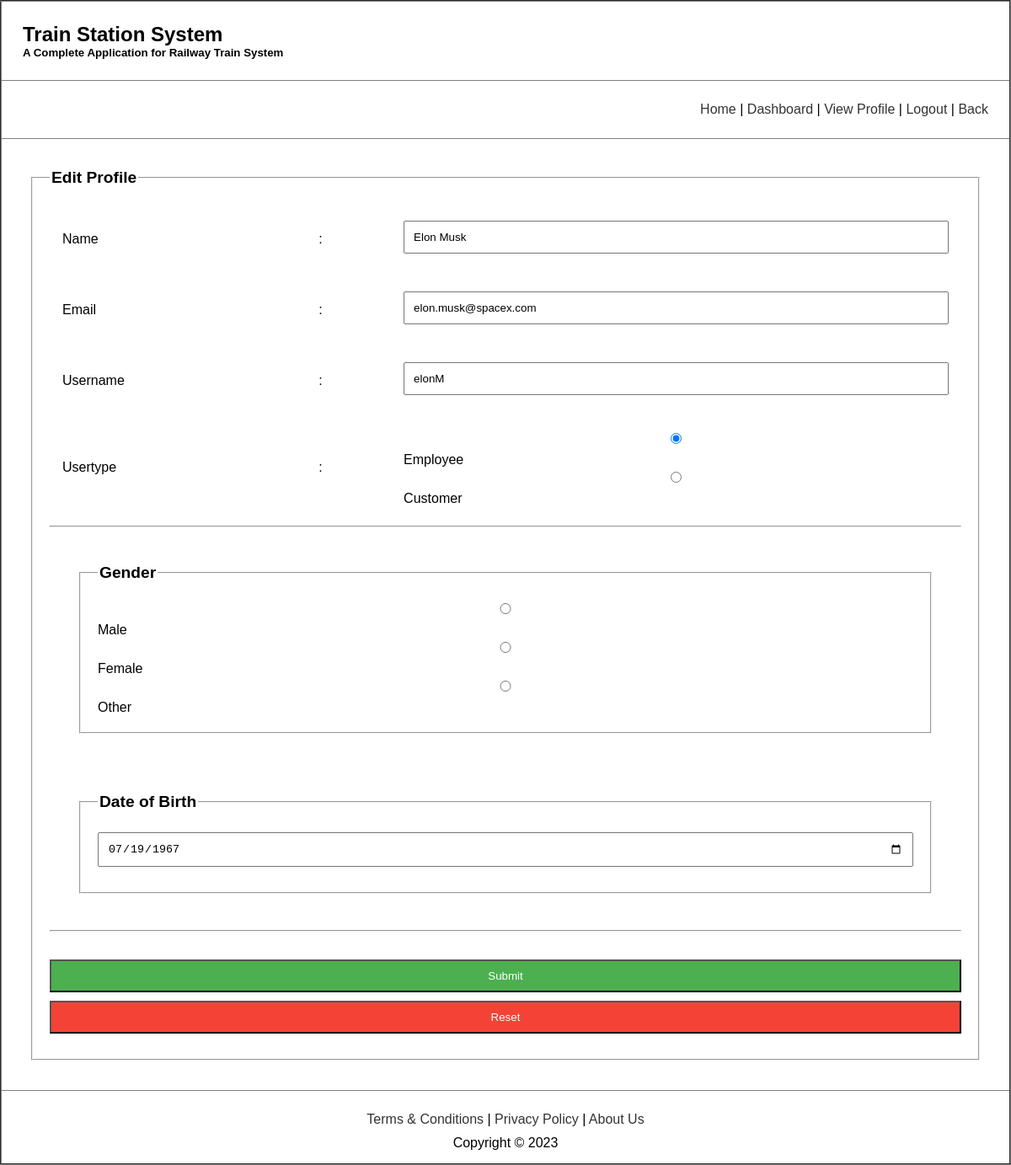
/view/edit.php?id=6 (signed in), run on the app's committed database.
### tables this page shows
CREATE TABLE `registration` (
  `id` int(11) NOT NULL,
  `name` varchar(255) NOT NULL,
  `email` varchar(255) NOT NULL,
  `username` varchar(255) NOT NULL,
  `password` varchar(255) NOT NULL,
  `userType` text NOT NULL,
  `gender` text NOT NULL,
  `dob` date NOT NULL,
  `profile_image` varchar(255) NOT NULL
);

### view/edit.php (the view, shortened to what this page needs)
<?php
    $name = "";
    $email = "";
    $username = "";
    $userType = "";
    $gender = "";
    $dob = "";
    if($_SERVER['REQUEST_METHOD']=='GET'){
        $id=$_GET['id'];
        $con=getConnection();
        $sql=" select * from registration where id=$id";
        $result=mysqli_query($con,$sql);
        $row= mysqli_fetch_assoc($result);
        $name = $row['name'];
        $email = $row['email'];
        $username = $row['username'];
        $userType = $row['userType'];
        $gender = $row['gender'];
        $dob = $row['dob'];
    }
?>
<!DOCTYPE html>
<html lang="en">
<head>
</head>
<body>
    <table border="2" align="center" width="1080px">
        <tr>
            <td colspan="2" align="left">
                <nav>
                    <h1>Train Station System</h1>
                    <h5>A Complete Application for Railway Train System</h5>
                </nav>
            </td>
        </tr>
        <tr>
            <td colspan="2" align="right">
                <nav>
                    <a href="adminHome.php">Home</a> |
                    <a href="adminDash.php">Dashboard</a> |
                    <a href="viewProfile.php">View Profile</a> |
                    <a href="../controller/logout.php">Logout</a> |
                    <a href="viewProfile.php">Back</a>
                </nav>
            </td>
        </tr>
        <tr>
            <td>
                <fieldset>
                    <legend>Edit Profile</legend>
                    <form method="post" name="editProfileForm" onsubmit="return validateForm()">
                        <table>
                            <tr>
                                <td>Name</td>
                                <td>:</td>
                                <td><input type="text" name="name" value="<?php echo $name; ?>"  /></td>
                            </tr>
                            <tr>
                                <td>Email</td>
                                <td>:</td>
                                <td><input type="email" name="email" value="<?php echo $email; ?>"  /></td>
                            </tr>
                            <tr>
                                <td>Username</td>
                                <td>:</td>
                                <td><input type="text" name="username" value="<?php echo $username; ?>"  /></td>
                            </tr>
                            <tr>
                                <td>Usertype</td>
                                <td>:</td>
                                <td>
                                    <input type="radio" name="userType" value="employee" <?php if($userType=="employee"){echo "checked"; }?>/> Employee
                                    <input type="radio" name="userType" value="customer" <?php if($userType=="customer"){echo "checked"; } ?>/> Customer
                                </td>
                            </tr>
                        </table>
                        <hr />
                        <table>
                            <tr>
                                <td>
                                    <fieldset>
                                        <legend>Gender</legend>
                                        <input type="radio" name="gender" value="Male" <?php if($gender=='Male'){echo "checked"; } ?>/> Male
                                        <input type="radio" name="gender" value="Female" <?php if($gender=='Female'){echo "checked"; } ?>/> Female
                                        <input type="radio" name="gender" value="Other" <?php if($gender=='Other'){echo "checked"; } ?>/> Other
                                    </fieldset>
                                </td>
                            </tr>
                            <tr>
                                <td>
                                    <fieldset>
                                        <legend>Date of Birth</legend>
                                        <input type="date" name="dob" value="<?php echo $dob; ?>"  />
                                    </fieldset>
                                </td>
                            </tr>
                        </table>
                        <hr />
                        <div id="error-container" class="error-message"></div><br>
                        <input type="submit" name="btn" value="Submit" />
                        <input type="reset" name="rst" value="Reset" />
                    </form>
                </fieldset>
            </td>
        </tr>
        <tr align="center">
            <td colspan="2">
                <nav>
                    <a href="t&c.html">Terms & Conditions</a> |
                    <a href="privacyPolicy.html">Privacy Policy</a> |
                    <a href="aboutUs.html">About Us</a>
                </nav>
                <footer>Copyright &copy; 2023</footer>
            </td>
        </tr>
    </table>
</body>
</html>

### view/edit.php (style rules this page uses)
body { font-family: Arial, sans-serif; margin: 0; padding: 0; }
table { width: 100%; border-collapse: collapse; }
nav { padding: 10px; }
h1, h5 { margin: 0; }
fieldset { margin: 20px; padding: 20px; }
legend { font-size: 1.2em; font-weight: bold; }
td { padding: 15px; }
a { text-decoration: none; color: #333; transition: color 0.3s ease; }
input[type="text"], input[type="email"], input[type="password"], input[type="date"], input[type="radio"] { padding: 10px; margin-bottom: 10px; display: block; width: 100%; box-sizing: border-box; transition: background-color 0.3s ease; }
input { width: 100%; padding: 8px; margin: 5px 0; box-sizing: border-box; transition: background-color 0.3s ease; }
input[type="text"], input[type="number"], input[type="submit"], input[type="reset"] { padding: 10px; margin-bottom: 10px; display: block; width: 100%; box-sizing: border-box; }
input[type="submit"] { background-color: #4CAF50; color: white; cursor: pointer; transition: background-color 0.3s ease; }
input[type="reset"] { padding: 10px; margin-bottom: 10px; display: block; width: 100%; box-sizing: border-box; background-color: #f44336; color: white; cursor: pointer; transition: background-color 0.3s ease; }

### data on the page
registration: name "Elon Musk", email "elon.musk@spacex.com", username "elonM", userType "☑", dob "07/19/1967"
